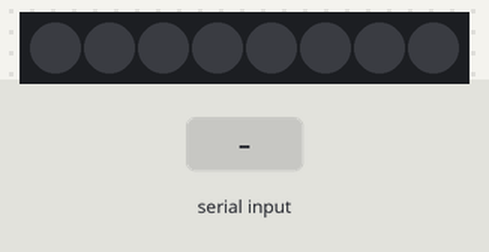
Recording of a sketch running on a simulated Arduino Uno, built with avr-gcc and run on an emulated ATmega328P. On the bench: 8 RGB LEDs in strip order, left to right. Inputs (shaded band) come from the test bench. Dim RGB values are drawn brighter than linear; what the sketch prints to the serial monitor is not drawn.

Above: at 1.2 s.
1.3 s: "30,150,10\n" received over Serial
At 2.4 s:
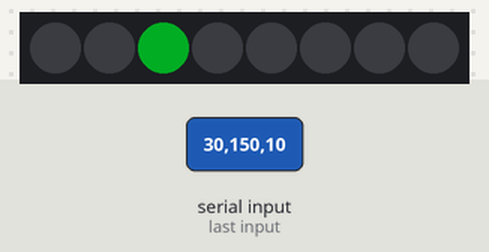
2.8 s: "30,150\n" received over Serial
At 3.6 s:
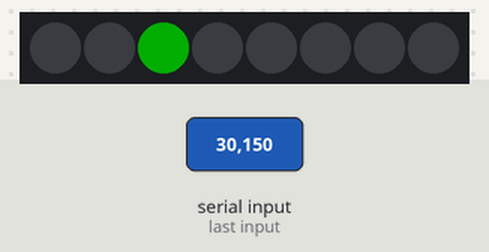
Timing chart, 0 to 5.8 s (numbered marks = the images above; inputs shaded):
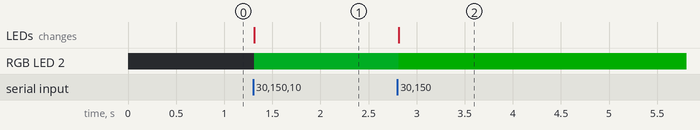

The sketch:

RSSSE_neopixel.ino
```cpp
#include <Adafruit_NeoPixel.h>
#define PIN 6

uint32_t color = 0;
const int id_length = 1;
const int color_length = 3;
char iI[id_length + 1];
char iR[color_length + 1];
char iG[color_length + 1];
char iB[color_length + 1];
int id = 0;
int R = 0;
int G = 0;
int B = 0;
int n = 8;
Adafruit_NeoPixel strip = Adafruit_NeoPixel(n, PIN, NEO_GRB + NEO_KHZ400);

void setup() {
  Serial.begin(9600);
  Serial.setTimeout(5);
  Serial.println("Neopixels: Ready");
  strip.begin();
  strip.setBrightness(255);
  strip.show();
}

void serialEvent(){

  while (Serial.available()){
    byte size = Serial.readBytes(iI, id_length);
    iI[size] = 0;
    size = Serial.readBytes(iR, color_length);
    iR[size] = 0;
    size = Serial.readBytes(iG, color_length);
    iG[size] = 0;
    size = Serial.readBytes(iB, color_length);
    iB[size] = 0;
  }

  id = atoi(iI);
  R = atoi(iR);
  G = atoi(iG);
  B = atoi(iB);

  if ((id) > 0){
//    strip.setPixelColor(id-1, R, G, B);

      strip.setPixelColor(id-1, R, G, B);

  } else {
      for (int i = 0; i < n; i++){
        strip.setPixelColor(i, R, G, B);
      }
  }

  strip.show();
}

//void loop() {
//  // put your main code here, to run repeatedly:
//  R = random(0,255);
//  G = random(0,255);
//  B = random(0,255);
//  for (int i = 0; i < 3; i++){
//    strip.setPixelColor(i, R, G, B);
//  }
//  strip.show();
//  delay(100);
//}

void loop() {
}
```

Measured:
- after the input at 1.3 s, RGB LED 2: off → RGB(0, 50, 10) at once; the LEDs: change at once (image 1)
- after the input at 2.8 s, RGB LED 2: RGB(0, 50, 10) → RGB(0, 50, 0) at once; the LEDs: change at once (image 2)
